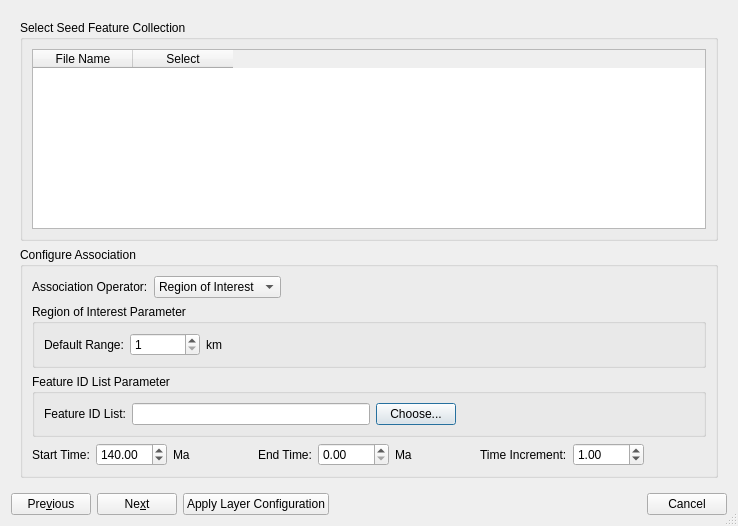
<?xml version="1.0" encoding="UTF-8"?>
<ui version="4.0">
 <class>DataAssociationDialog</class>
 <widget class="QDialog" name="DataAssociationDialog">
  <property name="geometry">
   <rect>
    <x>0</x>
    <y>0</y>
    <width>738</width>
    <height>526</height>
   </rect>
  </property>
  <property name="windowTitle">
   <string>Data Association Dialog</string>
  </property>
  <property name="sizeGripEnabled">
   <bool>true</bool>
  </property>
  <layout class="QVBoxLayout" name="verticalLayout">
   <item>
    <widget class="QStackedWidget" name="stack_widget">
     <property name="currentIndex">
      <number>0</number>
     </property>
     <widget class="QWidget" name="partitioning_files">
      <layout class="QVBoxLayout">
       <item>
        <widget class="QGroupBox" name="partitioning_files_group_box">
         <property name="title">
          <string>Select Seed Feature Collection</string>
         </property>
         <layout class="QVBoxLayout">
          <item>
           <widget class="QTableWidget" name="table_seed_files">
            <property name="alternatingRowColors">
             <bool>true</bool>
            </property>
            <property name="selectionMode">
             <enum>QAbstractItemView::NoSelection</enum>
            </property>
            <property name="selectionBehavior">
             <enum>QAbstractItemView::SelectRows</enum>
            </property>
            <property name="horizontalScrollMode">
             <enum>QAbstractItemView::ScrollPerPixel</enum>
            </property>
            <property name="gridStyle">
             <enum>Qt::DashLine</enum>
            </property>
            <property name="columnCount">
             <number>2</number>
            </property>
            <column>
             <property name="text">
              <string>File Name</string>
             </property>
            </column>
            <column>
             <property name="text">
              <string>Select</string>
             </property>
            </column>
           </widget>
          </item>
         </layout>
        </widget>
       </item>
       <item>
        <widget class="QGroupBox" name="groupBox">
         <property name="title">
          <string>Configure Association</string>
         </property>
         <layout class="QVBoxLayout">
          <item>
           <layout class="QHBoxLayout">
            <item>
             <widget class="QLabel" name="label">
              <property name="text">
               <string>Association Operator:</string>
              </property>
             </widget>
            </item>
            <item>
             <widget class="QComboBox" name="comboBox_association_op">
              <property name="sizePolicy">
               <sizepolicy hsizetype="Expanding" vsizetype="Fixed">
                <horstretch>0</horstretch>
                <verstretch>0</verstretch>
               </sizepolicy>
              </property>
              <item>
               <property name="text">
                <string>Region of Interest</string>
               </property>
              </item>
              <item>
               <property name="text">
                <string>Feature ID List</string>
               </property>
              </item>
             </widget>
            </item>
            <item>
             <spacer>
              <property name="orientation">
               <enum>Qt::Horizontal</enum>
              </property>
              <property name="sizeHint" stdset="0">
               <size>
                <width>468</width>
                <height>20</height>
               </size>
              </property>
             </spacer>
            </item>
           </layout>
          </item>
          <item>
           <widget class="QGroupBox" name="groupBox_ROI">
            <property name="title">
             <string>Region of Interest Parameter</string>
            </property>
            <layout class="QHBoxLayout">
             <item>
              <widget class="QLabel" name="label_2">
               <property name="text">
                <string>Default Range:</string>
               </property>
              </widget>
             </item>
             <item>
              <widget class="QSpinBox" name="spinBox_ROI_range">
               <property name="sizePolicy">
                <sizepolicy hsizetype="Fixed" vsizetype="Fixed">
                 <horstretch>0</horstretch>
                 <verstretch>0</verstretch>
                </sizepolicy>
               </property>
               <property name="minimumSize">
                <size>
                 <width>70</width>
                 <height>0</height>
                </size>
               </property>
               <property name="minimum">
                <number>1</number>
               </property>
               <property name="maximum">
                <number>20000</number>
               </property>
              </widget>
             </item>
             <item>
              <widget class="QLabel" name="label_3">
               <property name="text">
                <string>km</string>
               </property>
              </widget>
             </item>
             <item>
              <spacer>
               <property name="orientation">
                <enum>Qt::Horizontal</enum>
               </property>
               <property name="sizeHint" stdset="0">
                <size>
                 <width>421</width>
                 <height>20</height>
                </size>
               </property>
              </spacer>
             </item>
            </layout>
           </widget>
          </item>
          <item>
           <widget class="QGroupBox" name="groupBox_FeatureList">
            <property name="title">
             <string>Feature ID List Parameter</string>
            </property>
            <layout class="QVBoxLayout">
             <item>
              <layout class="QHBoxLayout">
               <item>
                <widget class="QLabel" name="label_4">
                 <property name="text">
                  <string>Feature ID List:</string>
                 </property>
                </widget>
               </item>
               <item>
                <widget class="QLineEdit" name="lineEdit"/>
               </item>
               <item>
                <widget class="QPushButton" name="pushButton">
                 <property name="text">
                  <string>Choose...</string>
                 </property>
                </widget>
               </item>
               <item>
                <spacer>
                 <property name="orientation">
                  <enum>Qt::Horizontal</enum>
                 </property>
                 <property name="sizeHint" stdset="0">
                  <size>
                   <width>40</width>
                   <height>20</height>
                  </size>
                 </property>
                </spacer>
               </item>
              </layout>
             </item>
            </layout>
           </widget>
          </item>
          <item>
           <layout class="QHBoxLayout">
            <item>
             <widget class="QLabel" name="label_5">
              <property name="text">
               <string>Start Time:</string>
              </property>
             </widget>
            </item>
            <item>
             <widget class="QDoubleSpinBox" name="doubleSpinBox_start_time">
              <property name="maximum">
               <double>9999.000000000000000</double>
              </property>
              <property name="value">
               <double>140.000000000000000</double>
              </property>
             </widget>
            </item>
            <item>
             <widget class="QLabel" name="label_6">
              <property name="text">
               <string>Ma</string>
              </property>
             </widget>
            </item>
            <item>
             <spacer>
              <property name="orientation">
               <enum>Qt::Horizontal</enum>
              </property>
              <property name="sizeHint" stdset="0">
               <size>
                <width>41</width>
                <height>20</height>
               </size>
              </property>
             </spacer>
            </item>
            <item>
             <widget class="QLabel" name="label_9">
              <property name="text">
               <string>End Time:</string>
              </property>
             </widget>
            </item>
            <item>
             <widget class="QDoubleSpinBox" name="doubleSpinBox_end_time">
              <property name="maximum">
               <double>9999.000000000000000</double>
              </property>
             </widget>
            </item>
            <item>
             <widget class="QLabel" name="label_10">
              <property name="text">
               <string>Ma</string>
              </property>
             </widget>
            </item>
            <item>
             <spacer>
              <property name="orientation">
               <enum>Qt::Horizontal</enum>
              </property>
              <property name="sizeHint" stdset="0">
               <size>
                <width>21</width>
                <height>20</height>
               </size>
              </property>
             </spacer>
            </item>
            <item>
             <widget class="QLabel" name="label_11">
              <property name="text">
               <string>Time Increment:</string>
              </property>
             </widget>
            </item>
            <item>
             <widget class="QDoubleSpinBox" name="doubleSpinBox_time_increment">
              <property name="minimum">
               <double>0.000000000000000</double>
              </property>
              <property name="maximum">
               <double>9999.000000000000000</double>
              </property>
              <property name="value">
               <double>1.000000000000000</double>
              </property>
             </widget>
            </item>
            <item>
             <spacer>
              <property name="orientation">
               <enum>Qt::Horizontal</enum>
              </property>
              <property name="sizeHint" stdset="0">
               <size>
                <width>21</width>
                <height>20</height>
               </size>
              </property>
             </spacer>
            </item>
           </layout>
          </item>
         </layout>
        </widget>
       </item>
      </layout>
     </widget>
     <widget class="QWidget" name="partitioned_files">
      <layout class="QVBoxLayout">
       <item>
        <widget class="QGroupBox" name="partitioned_files_group_box">
         <property name="title">
          <string>select atrributes</string>
         </property>
         <layout class="QHBoxLayout">
          <item>
           <layout class="QVBoxLayout">
            <item>
             <widget class="QLabel" name="label_7">
              <property name="text">
               <string>Target Feature Collection :</string>
              </property>
             </widget>
            </item>
            <item>
             <widget class="QListWidget" name="listWidget_target_collection"/>
            </item>
           </layout>
          </item>
          <item>
           <layout class="QVBoxLayout">
            <item>
             <widget class="QLabel" name="label_12">
              <property name="text">
               <string>Association Type:</string>
              </property>
             </widget>
            </item>
            <item>
             <widget class="QComboBox" name="comboBox_association_type">
              <item>
               <property name="text">
                <string>Relational</string>
               </property>
              </item>
              <item>
               <property name="text">
                <string>Coregistration</string>
               </property>
              </item>
             </widget>
            </item>
            <item>
             <spacer>
              <property name="orientation">
               <enum>Qt::Vertical</enum>
              </property>
              <property name="sizeHint" stdset="0">
               <size>
                <width>20</width>
                <height>41</height>
               </size>
              </property>
             </spacer>
            </item>
            <item>
             <widget class="QPushButton" name="pushButton_add">
              <property name="text">
               <string>Add</string>
              </property>
             </widget>
            </item>
           </layout>
          </item>
          <item>
           <layout class="QVBoxLayout">
            <item>
             <widget class="QLabel" name="label_8">
              <property name="text">
               <string>Attributes :</string>
              </property>
             </widget>
            </item>
            <item>
             <widget class="QListWidget" name="listWidget_attributes"/>
            </item>
           </layout>
          </item>
         </layout>
        </widget>
       </item>
       <item>
        <widget class="QGroupBox" name="groupBox_2">
         <property name="title">
          <string/>
         </property>
         <layout class="QVBoxLayout">
          <item>
           <widget class="QTableWidget" name="table_feature_collect_attr">
            <property name="alternatingRowColors">
             <bool>true</bool>
            </property>
            <property name="selectionMode">
             <enum>QAbstractItemView::NoSelection</enum>
            </property>
            <property name="selectionBehavior">
             <enum>QAbstractItemView::SelectRows</enum>
            </property>
            <property name="horizontalScrollMode">
             <enum>QAbstractItemView::ScrollPerPixel</enum>
            </property>
            <property name="gridStyle">
             <enum>Qt::DashLine</enum>
            </property>
            <property name="columnCount">
             <number>5</number>
            </property>
            <column>
             <property name="text">
              <string>Feature Collection</string>
             </property>
            </column>
            <column>
             <property name="text">
              <string>Association Type</string>
             </property>
            </column>
            <column>
             <property name="text">
              <string>Attributes/Functions</string>
             </property>
            </column>
            <column>
             <property name="text">
              <string>ROI Range</string>
             </property>
            </column>
            <column>
             <property name="text">
              <string>Operator</string>
             </property>
            </column>
           </widget>
          </item>
          <item>
           <layout class="QHBoxLayout">
            <item>
             <widget class="QPushButton" name="button_select_all_partitioned_files">
              <property name="toolTip">
               <string>Select all files</string>
              </property>
              <property name="text">
               <string>Remove</string>
              </property>
             </widget>
            </item>
            <item>
             <widget class="QPushButton" name="button_clear_all_partitioned_files">
              <property name="enabled">
               <bool>true</bool>
              </property>
              <property name="toolTip">
               <string>Clear all files</string>
              </property>
              <property name="text">
               <string>&amp;Remove All</string>
              </property>
             </widget>
            </item>
            <item>
             <spacer>
              <property name="orientation">
               <enum>Qt::Horizontal</enum>
              </property>
              <property name="sizeHint" stdset="0">
               <size>
                <width>40</width>
                <height>20</height>
               </size>
              </property>
             </spacer>
            </item>
           </layout>
          </item>
         </layout>
        </widget>
       </item>
      </layout>
     </widget>
    </widget>
   </item>
   <item>
    <layout class="QHBoxLayout" name="horizontalLayout">
     <item>
      <widget class="QPushButton" name="button_prev">
       <property name="text">
        <string>Pre&amp;vious</string>
       </property>
       <property name="autoDefault">
        <bool>false</bool>
       </property>
      </widget>
     </item>
     <item>
      <widget class="QPushButton" name="button_next">
       <property name="text">
        <string>Ne&amp;xt</string>
       </property>
      </widget>
     </item>
     <item>
      <widget class="QPushButton" name="apply_layer_configuration_button">
       <property name="text">
        <string>Apply Layer Configuration</string>
       </property>
      </widget>
     </item>
     <item>
      <widget class="QDialogButtonBox" name="buttonbox">
       <property name="focusPolicy">
        <enum>Qt::StrongFocus</enum>
       </property>
       <property name="orientation">
        <enum>Qt::Horizontal</enum>
       </property>
       <property name="standardButtons">
        <set>QDialogButtonBox::Cancel</set>
       </property>
      </widget>
     </item>
    </layout>
   </item>
  </layout>
 </widget>
 <resources/>
 <connections/>
</ui>
